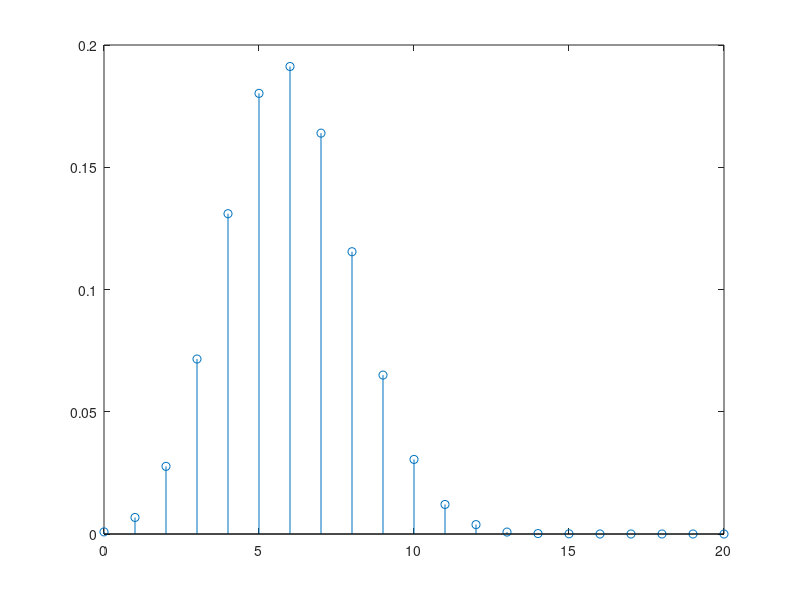

Write the MATLAB code that produced this figure.
prob_defeito = 0.3;
numero_pecas = 5;
numero_defeito = 3;
N = 1e5;

amostras = rand(numero_pecas, N)< prob_defeito;
sucessos = sum(amostras) == numero_defeito;
probSim = sum(sucessos) / N;

numero_defeito = 2;
sucessos2 = sum(amostras) <= numero_defeito;
probSim2 = sum(sucessos2) / N;

Y = zeros(0, 20);
for x = 0:20
    a = rand(20,N) < prob_defeito; 
    sucessos = sum(a)== x;
    Prob = sum(sucessos)/N;

    Y(x + 1) = Prob;
end

stem(0:20, Y);